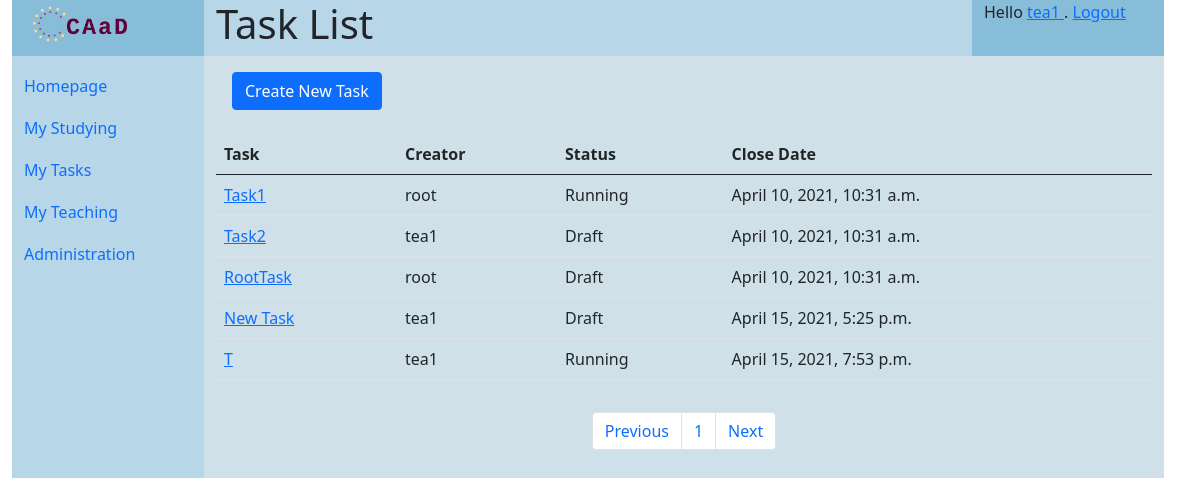
Page /courses/1/tasks (signed in) on the committed database.
### homeworks/models.py (models this page shows, shortened)
class Task(models.Model):
    TASK_STATUS = [(0, 'draft'), (1, 'running'), (2, 'closed')]
    title = models.CharField('title', max_length=64)
    description = models.CharField('description', max_length=1024)
    tips = models.CharField('tips', max_length=1024, blank=True)
    answer = models.CharField('answer', max_length=1024, blank=True)
    have_docker = models.BooleanField("have docker experiment", default=False)
    dockerfile = models.OneToOneField(DockerFile, on_delete=models.SET_NULL, blank=True, null=True)
    auxiliary_file = models.OneToOneField(SubmissionFile, on_delete=models.SET_NULL, blank=True, null=True)
    status = models.IntegerField(
        'homework status', choices=TASK_STATUS, default=0)
    create_date = models.DateTimeField('date created', default=timezone.now())
    close_date = models.DateTimeField(
        'date to close', default=timezone.now() + timedelta(days=30))
    course = models.ForeignKey(Course, on_delete=models.CASCADE, related_name="tasks", null=True)
    creator = models.ForeignKey(User, on_delete=models.CASCADE, related_name="tasks_created", null=True)

### homeworks/views.py (the view)
# urls.py: path('<int:course_id>/tasks', homework_views.TaskListView.as_view(), name='task_list'),
class TaskListView(CheckGreaterPrivilegeMixin, ListView):
    least_privilege = COURSEMEMBER_STUDENT
    paginate_by = 10
    template_name = 'homeworks/task_list.html'
    context_object_name = 'task_list'
    def dispatch(self, request, *args, **kwargs):
        self.course_id = kwargs["course_id"]
        return super().dispatch(request, *args, **kwargs)
    def get_queryset(self):
        course_id = self.course_id
        return Task.objects.filter(course__pk=course_id)
    def get_context_data(self, *args, object_list=None, **kwargs):
        context = super().get_context_data(*args, object_list=object_list, **kwargs)
        context['course_id'] = self.course_id
        context['title'] = "Task List"
        context['is_teacher'] = (CourseMember.get_highest_course_privilege(self.request.user.pk, context['course_id']) < 2)
        return context

### courses/models.py (called while the page is built)
    @classmethod
    def get_highest_course_privilege(cls, user_id, course_id):
        if user_id == None or course_id == None:
            return 4
        cm = cls.objects.filter(course__pk=course_id).filter(user__pk=user_id)
        if len(cm) > 0:
            type = 3
            for role in cm:
                if role.type < type:
                    type = role.type
            return type
        return 4

### utils/check.py (called while the page is built)
    def dispatch(self, request, *args, **kwargs):
        try:
            return super().dispatch(request, *args, **kwargs)
        except Exception as e:
            messages.info(request, "Please login to continue")
            print(e)
            return redirect(reverse("login"))

    def test_func(self):
        if self.course_id == None:
            raise Exception("course_id not set")
        else:
            print("Check {} least({}) in Course({})".format(self.request.user.pk, self.least_privilege, self.course_id))
            return (CourseMember.get_highest_course_privilege(self.request.user.pk, self.course_id) <= self.least_privilege) | self.request.user.is_superuser
        return False

    def dispatch(self, request, *args, **kwargs):
        try:
            return super().dispatch(request, *args, **kwargs)
        except Exception as e:
            messages.error(request, "Permission Denied, login may help")
            print("Exception occur")
            return redirect(reverse("login"))

### templates/homeworks/task_list.html (shortened to what this page needs)
{% extends 'generics/base.html' %}
{% block content %}
{% if is_teacher %}
<div class="d-flex justify-content-baseline m-3">
    <a href="{% url 'courses:task_create' course_id %}" class="btn btn-primary" style="width: auto">
        Create New Task
    </a>
</div>
{% endif %}
<div class="container mt-2">
<table class="table">
<thead>
    <tr>
    <th scope="col">Task</th>
    <th scope="col">Creator</th>
    <th scope="col">Status</th>
    <th scope="col">Close Date</th>
    </tr>
</thead>
{% for task in task_list %}
<tr>
    <td>
        <a href="{% url 'courses:task_detail' task.pk %}">
        {{ task.title }}
        </a>
    </td>
    <td>{{ task.creator.username }}</td>
    <td>
        {% if task.status == 0 %}
            Draft
        {% elif task.status == 1 %}
            Running
        {% elif task.status == 2 %}
            Closed
        {% endif %}
    </td>
    <td>{{ task.close_date }}</td>
</tr>
{% endfor %}
</table>
</div>
{% if page_obj %}
<nav aria-label="Page navigation example">
<ul class="pagination d-flex justify-content-center m-3">
    {% if page_obj.has_previous %}
        <li class="page-item"><a class="page-link" href="?page={{ page_obj.previous_page_number }}">Previous</a></li>
        {% else %}
        <li class="page-item"><a class="page-link disabled" href="#" disabled>Previous</a></li>
    {% endif %}
    {% for object in page_obj.paginator.page_range %}
        <li class="page-item">
            <a class="page-link" href="?page={{ forloop.counter }}">{{ forloop.counter }}</a>
        </li>
    {% endfor %}
    {% if page_obj.has_next %}
        <li class="page-item"><a class="page-link" href="?page={{ page_obj.next_page_number }}">Next</a></li>
        {% else %}
        <li class="page-item"><a class="page-link disabled" href="#" disabled>Next</a></li>
    {% endif %}
</ul>
</nav>
{% endif %}
{% endblock content %}

### templates/generics/base.html (shortened to what this page needs)
{% load static %}
<!DOCTYPE html>
<html>
    <head>
        <link href="{% static 'css/bootstrap.min.css' %}" rel="stylesheet">
        <link rel="stylesheet" href="{% static 'css/base.css' %}">
    </head>
    <body>
<div id="header" class="header container-fluid row">
    <div class="logo col-sm-2 center">
        <a href="{% url 'index' %}"><img src="{% static 'images/logo.png' %}" alt="CAaD" width="" height="50"></a>
    </div>
        <div class="title col-sm-8">
            <h1>{{ title | default:"Fill in title variable" }}<h1>
        </div>
    <div class="user col-sm-2">
        {% block status %}
            {% if user.is_authenticated %}
            Hello
            <a href="{% url 'users:profile' user.username %}">
            {{ user.username }}
            </a>
            . <a href="{% url 'users:logout' %}">Logout</a>
            {% else %}
            Anonymous User. <a href="{% url 'login' %}">Login</a>
            {% endif %}
        {% endblock status %}
    </div>
</div>
<div id="body" class="container-fluid row">
    <div class="navi col-sm-2 flex-fill">
    <nav class="navbar navbar-default" role="navigation">
        <ul class="nav nav-pills flex-column">
            <li class="nav-item">
                <a class="nav-link" href='{% url "index" %}'>Homepage</a>
            </li>
            {% block navigation %}
            <li class="nav-item">
                <a class="nav-link" href='{% url "courses:studying_list_my" %}'>My Studying</a>
            </li>
            <li class="nav-item">
                <a class="nav-link" href='{% url "courses:tasks_list_my" %}'>My Tasks</a>
            </li>
            {% if user.is_staff %}
            <li class="nav-item">
                <a class="nav-link" href='{% url "courses:teaching_list_my" %}'>My Teaching</a>
            </li>
            <li class="nav-item">
                <a class="nav-link" href='{% url "admin:index" %}'>Administration</a>
            </li>
            {% endif %}
            {% endblock %}
        </ul>
    </nav>
    </div>
    <div class="content col-sm-10 container">
    <div class="row align-items-center">
        {% block content%}{% endblock %}
    </div>
    </div>
</div>
    </body>
</html>

### statics/css/base.css (style rules this page uses)
.logo { background-color: #87bdd8; }
.user { background-color: #87bdd8; }
.title { background-color: #b7d7e8; }
#body { min-height: 90vh; }
.navi { background-color: #b7d7e8; }
.nav-link { padding-left: 0; padding-top: 10px; }
.content { background-color: #cfe0e8; border-top: 10px; }

### rows in the picture
Task: title "Task1", creator.username "root", status "Running", close_date "April 10, 2021, 10:31 a.m."
Task: title "Task2", creator.username "tea1", status "Draft", close_date "April 10, 2021, 10:31 a.m."
Task: title "RootTask", creator.username "root", status "Draft", close_date "April 10, 2021, 10:31 a.m."
Task: title "New Task", creator.username "tea1", status "Draft", close_date "April 15, 2021, 5:25 p.m."
Task: title "T", creator.username "tea1", status "Running", close_date "April 15, 2021, 7:53 p.m."

### other values in the picture
{{ user.username }} "tea1"
